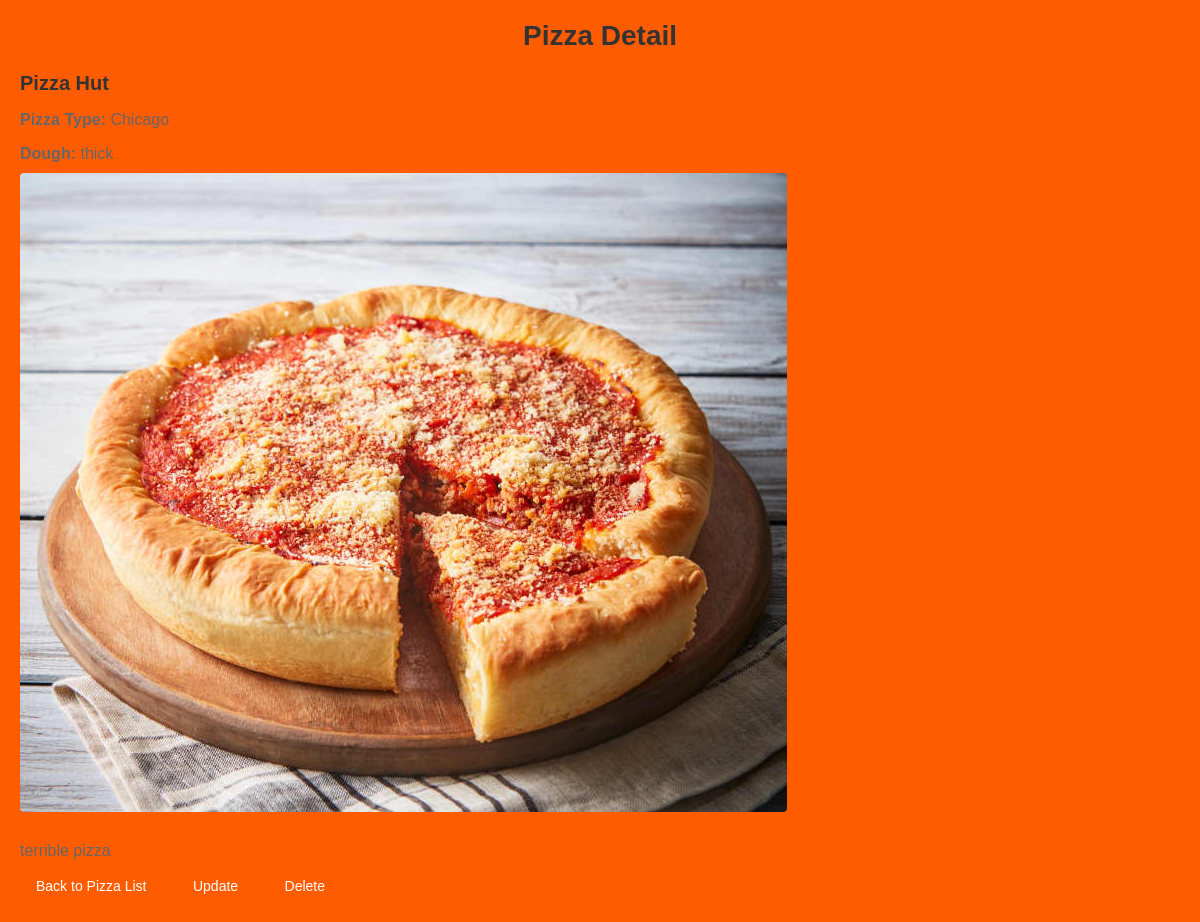
/6/, run on the app's committed database.
### pizza/models.py (models this page shows, shortened)
class Pizza(models.Model):
    company = models.ForeignKey(Company, on_delete=models.CASCADE)
    pizza_type = models.CharField(max_length=100)
    dough = models.CharField(max_length=100, choices=PIZZA_TYPE_CHOICES)
    image = models.ImageField(upload_to='pizza_images')
    description = models.TextField()
    class Pizza(models.Model):
        name = models.CharField(max_length=100)
        description = models.TextField()
        price = models.DecimalField(max_digits=5, decimal_places=2)
        dough_type = models.CharField(max_length=100)
        company = models.CharField(max_length=100)

class Company(models.Model):
    name = models.CharField(max_length=100)
    def __str__(self):
        return self.name

### pizza/views.py (the view)
# urls.py: path('<int:pizza_id>/', views.pizza_detail, name='pizza_detail'),
def pizza_detail(request, pizza_id):
    pizza = get_object_or_404(Pizza, pk=pizza_id)
    return render(request, 'pizza/pizzaviews.html', {'pizza': pizza})

### pizza/templates/pizza/pizzaviews.html (shortened to what this page needs)
<!DOCTYPE html>
<html>
<head>
</head>
<body>
    <h1>Pizza Detail</h1>
    <h2>{{ pizza.company }}</h2>
    <p><strong>Pizza Type:</strong> {{ pizza.pizza_type }}</p>
    <p><strong>Dough:</strong> {{ pizza.dough }}</p>
    <img src="{{ pizza.image.url }}" alt="{{ pizza.company }} - {{ pizza.pizza_type }} Pizza">
    <p>{{ pizza.description }}</p>
    <a href="{% url 'pizza:pizza_list' %}">Back to Pizza List</a>
    <a href="{% url 'pizza:update_pizza' pizza_id=pizza.id %}">Update</a>
    <a href="{% url 'pizza:delete_pizza' pizza_id=pizza.id %}">Delete</a>
</body>
</html>

### pizza/templates/pizza/pizzaviews.html (style rules this page uses)
body { font-family: Arial, sans-serif; margin: 0; padding: 20px; background-color: #FF5C00; }
h1 { text-align: center; color: #333; margin-top: 0; font-size: 28px; margin-bottom: 20px; }
h2 { color: #333; font-size: 20px; margin-bottom: 10px; }
p { color: #666; margin-bottom: 10px; }
img { max-width: 100%; height: auto; margin-bottom: 10px; border-radius: 4px; }
a { display: inline-block; padding: 8px 16px; font-size: 14px; text-decoration: none; background-color: #FF5C00; color: #FFF; border-radius: 4px; transition: background-color 0.3s; margin-right: 10px; }

### data on the page
Pizza: company "Pizza Hut", pizza_type "Chicago", dough "thick", image (picture), description "terrible pizza"
